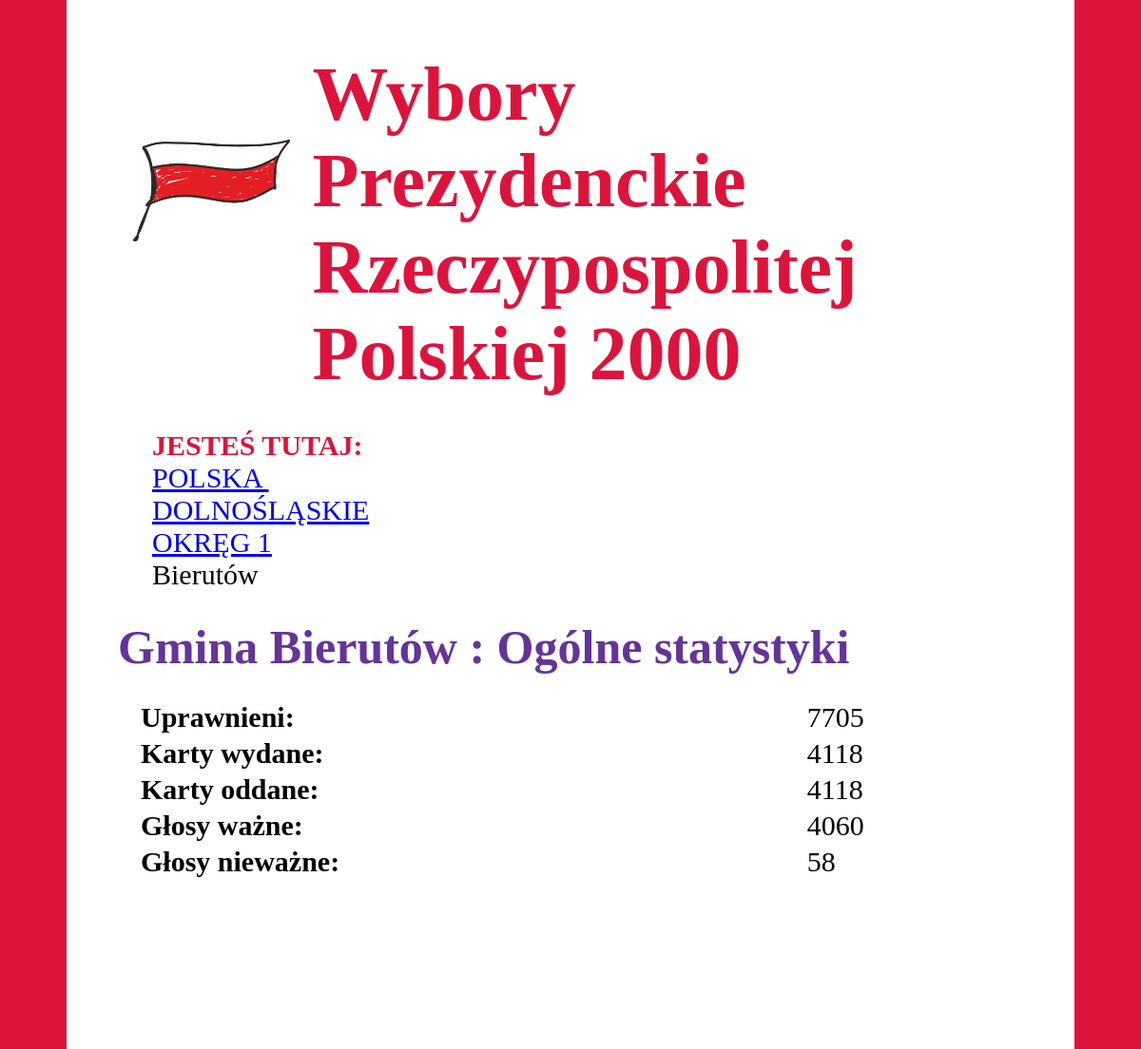
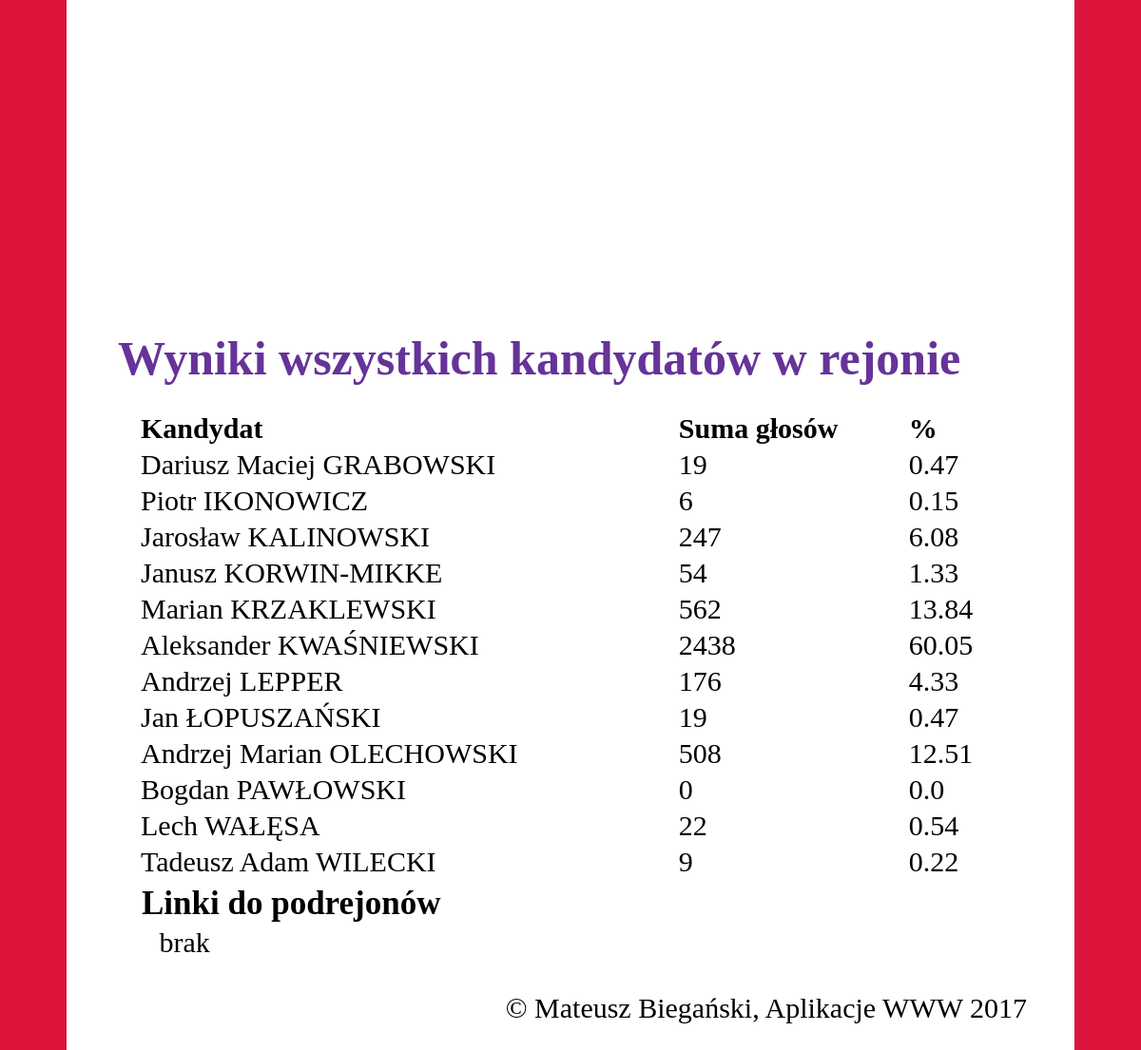
The app's page /DOLNOŚLĄSKIE/1/Bierutów/ with its own data (2 pictures, top to bottom).
### pkw/models.py (models this page shows, shortened)
class Wybory(models.Model):
    wojewodztwo = models.CharField(max_length=30)
    okreg = models.IntegerField()
    kod_gminy = models.IntegerField()
    gmina = models.CharField(max_length=30)
    powiat = models.CharField(max_length=30)
    obwody = models.IntegerField()
    uprawnieni = models.IntegerField()
    wydane = models.IntegerField()
    oddane = models.IntegerField()
    niewazne = models.IntegerField()
    wazne = models.IntegerField()
    grabowski = models.IntegerField()
    ikonowicz = models.IntegerField()
    kalinowski = models.IntegerField()
    korwin = models.IntegerField()
    krzaklewski = models.IntegerField()
    kwasniewski = models.IntegerField()
    lepper = models.IntegerField()
    lopuszanski = models.IntegerField()
    olechowski = models.IntegerField()
    pawlowski = models.IntegerField()
    walesa = models.IntegerField()
    wilecki = models.IntegerField()

class Kandydat(models.Model):
    skrot = models.CharField(max_length=20, primary_key=True)
    pelna_godnosc = models.CharField(max_length=50)

### pkw/views.py (the view)
# urls.py: path('<wojewodztwo>/<int:okreg>/<gmina>/', views.gmina, name='gmina'),
def gmina(request, wojewodztwo, okreg, gmina):
    gmina = gmina.title()
    ile_wszystkich = Wybory.objects.filter(okreg=okreg). \
        filter(gmina=gmina.title()). \
        aggregate(sum=Sum('wazne'))['sum']
    if ile_wszystkich is None:
        raise Http404
    statystyki_ogolne = utility.daj_statystyki_ogolne('gmina', gmina)
    statystyki_kandydatow = utility.daj_statystyki_kandydatow('gmina', gmina, ile_wszystkich)
    return render(request, 'pkw/gmina.html', {
        'wojewodztwo': wojewodztwo,
        'okreg': okreg,
        'gmina': gmina,
        'ile_wszystkich': ile_wszystkich,
        'stat_ogolne': statystyki_ogolne,
        'stat_kandydatow': statystyki_kandydatow,
    })

### pkw/utility.py (called while the page is built)
def daj_statystyki_kandydatow(nazwa_jednostki, jednostka, ile_wszystkich):
    wyniki = Kandydat.objects.values()
    wybory = Wybory.objects.all()
    for kand in wyniki:
        if nazwa_jednostki != 'kraj':
            suma = wybory.filter(**{nazwa_jednostki: jednostka}).aggregate(sum=Sum(kand['skrot']))['sum']
        else:
            suma = wybory.aggregate(sum=Sum(kand['skrot']))['sum']
        kand['suma'] = suma
        kand['procenty'] = round((suma / ile_wszystkich) * 100, 2)
    return wyniki

def daj_statystyki_ogolne(nazwa_jednostki, jednostka):
    lista = Wybory.objects.all()
    if nazwa_jednostki != 'kraj':
        lista = lista.filter(**{nazwa_jednostki: jednostka})
    if not lista:
        raise Http404
    return {
        'uprawnieni': lista.aggregate(sum=Sum('uprawnieni'))['sum'],
        'wydane': lista.aggregate(sum=Sum('wydane'))['sum'],
        'oddane': lista.aggregate(sum=Sum('oddane'))['sum'],
        'wazne': lista.aggregate(sum=Sum('wazne'))['sum'],
        'niewazne': lista.aggregate(sum=Sum('niewazne'))['sum'],
        'frekwencja': round(
            (lista.aggregate(sum=Sum('wydane'))['sum']
             / lista.aggregate(sum=Sum('uprawnieni'))['sum']) * 100, 2),
    }

### pkw/templates/pkw/gmina.html
{% extends 'pkw/szkielet.html' %}
{% block nawigacja%}
    <li><a href="{% url 'pkw:kraj' %}"> POLSKA </a>&emsp;</li>
    <li><a href="{% url 'pkw:woj' wojewodztwo %}"> {{ wojewodztwo }}</a>&emsp;</li>
    <li><a href="{% url 'pkw:okreg' wojewodztwo okreg %}"> OKRĘG {{ okreg }}</a>&emsp;</li>
    <li>{{ gmina }}</li>
{% endblock %}
{% block rejon %}
    Gmina {{ gmina }}
{% endblock %}
{% block podjednostki_linki %}
    &nbsp;&nbsp; brak
{% endblock %}

### pkw/templates/pkw/szkielet.html (shortened to what this page needs)
<!DOCTYPE html>
{% load static %}
<html>
<head>
    <link rel="stylesheet" type="text/css" href="{% static 'pkw/style.css' %}"/>
</head>
<body>
<div class="bodywrapper">
    <header>
        <div id="flaga">
        </div>
        <h1>Wybory Prezydenckie Rzeczypospolitej Polskiej 2000</h1>
    </header>
    <article>
        <nav>
            <ul>
                <li style="font-weight: bold;color: crimson">JESTEŚ TUTAJ:&emsp;</li>
                {% block nawigacja %}
                {% endblock %}
            </ul>
        </nav>
        <section>
            <header>
                <h2>{% block rejon %}{% endblock %}: Ogólne statystyki</h2>
            </header>
            <div class="section_zawartosc">
                {% block statystyki_ogolne %}
                    <table style="font-size: 30px;text-align: left">
                        <tr>
                            <th>Uprawnieni:</th>
                            <td>{{ stat_ogolne.uprawnieni }}</td>
                        </tr>
                        <tr>
                            <th>Karty wydane:</th>
                            <td>{{ stat_ogolne.wydane }}</td>
                        </tr>
                        <tr>
                            <th>Karty oddane:</th>
                            <td>{{ stat_ogolne.oddane }}</td>
                        </tr>
                        <tr>
                            <th>Głosy ważne:</th>
                            <td>{{ stat_ogolne.wazne }}</td>
                        </tr>
                        <tr>
                            <th>Głosy nieważne:</th>
                            <td>{{ stat_ogolne.niewazne }}</td>
                        </tr>
                    </table>
                {% endblock %}
            </div>
        </section>
        <section>
            <header>
                <h2>Wyniki wszystkich kandydatów w rejonie</h2>
            </header>
            <div class="section_zawartosc">
                {% block statystyki_kandydatow %}
                    <table style="font-size: 30px;text-align: left">
                        <tr>
                            <th>Kandydat</th>
                            <th>Suma głosów</th>
                            <th>%</th>
                        </tr>
                        {% for kand in stat_kandydatow %}
                            <tr>
                                <td>{{ kand.pelna_godnosc }}</td>
                                <td>{{ kand.suma }}</td>
                                <td>{{ kand.procenty }}</td>
                            </tr>
                        {% endfor %}
                    </table>
                {% endblock %}
                <h3>Linki do podrejonów</h3>
                {% block podjednostki_linki %}
                {% endblock %}
            </div>
        </section>
    </article>
    <footer>
        <p>&copy; Mateusz Biegański, Aplikacje WWW 2017</p>
    </footer>
</div>
</body>
</html>

### pkw/static/pkw/style.css (style rules this page uses)
body { background-color: crimson; margin: 0; position: center; font-size: 30px; }
.section_zawartosc { margin: 20px; padding: 5px; display: flex; justify-content: space-between; }
#flaga { background: url('images/flaga.png') no-repeat left; background-size: contain; padding: 0; margin: 0 20px; width: 400px; height: 300px; }
.bodywrapper > header { display: flex; justify-content: space-between; }
.bodywrapper { margin: auto; background-color: white; max-width: 80%; min-height: 100%; padding: 50px; }
nav { border-bottom: black; border-top: black; }
nav ul { font-size: 30px; display: flex; list-style-type: none; }
h1 { margin: 4px; color: crimson; font-size: 80px; }
h2 { color: rebeccapurple; font-size: 50px; margin: 4px; }
h3 { display: inline; font-size: 35px; margin: 4px; }
footer { text-align: right; }
@media all and (max-width: 1300px) { nav ul { flex-direction: column; } }
@media all and (max-width: 1300px) { .section_zawartosc { flex-direction: column; } }

### records on screen
Wybory: wojewodztwo "DOLNOŚLĄSKIE", gmina "Bierutów"
Kandydat: pelna_godnosc "Dariusz Maciej GRABOWSKI", suma "19", procenty "0.47"
Kandydat: pelna_godnosc "Piotr IKONOWICZ", suma "6", procenty "0.15"
Kandydat: pelna_godnosc "Jarosław KALINOWSKI", suma "247", procenty "6.08"
Kandydat: pelna_godnosc "Janusz KORWIN-MIKKE", suma "54", procenty "1.33"
Kandydat: pelna_godnosc "Marian KRZAKLEWSKI", suma "562", procenty "13.84"
Kandydat: pelna_godnosc "Aleksander KWAŚNIEWSKI", suma "2438", procenty "60.05"
Kandydat: pelna_godnosc "Andrzej LEPPER", suma "176", procenty "4.33"
Kandydat: pelna_godnosc "Jan ŁOPUSZAŃSKI", suma "19", procenty "0.47"
Kandydat: pelna_godnosc "Andrzej Marian OLECHOWSKI", suma "508", procenty "12.51"
Kandydat: pelna_godnosc "Bogdan PAWŁOWSKI", suma "0", procenty "0.0"
Kandydat: pelna_godnosc "Lech WAŁĘSA", suma "22", procenty "0.54"
Kandydat: pelna_godnosc "Tadeusz Adam WILECKI", suma "9", procenty "0.22"

### other values on screen
{{ okreg }} "1"
{{ stat_ogolne.uprawnieni }} "7705"
{{ stat_ogolne.wydane }} "4118"
{{ stat_ogolne.oddane }} "4118"
{{ stat_ogolne.wazne }} "4060"
{{ stat_ogolne.niewazne }} "58"
